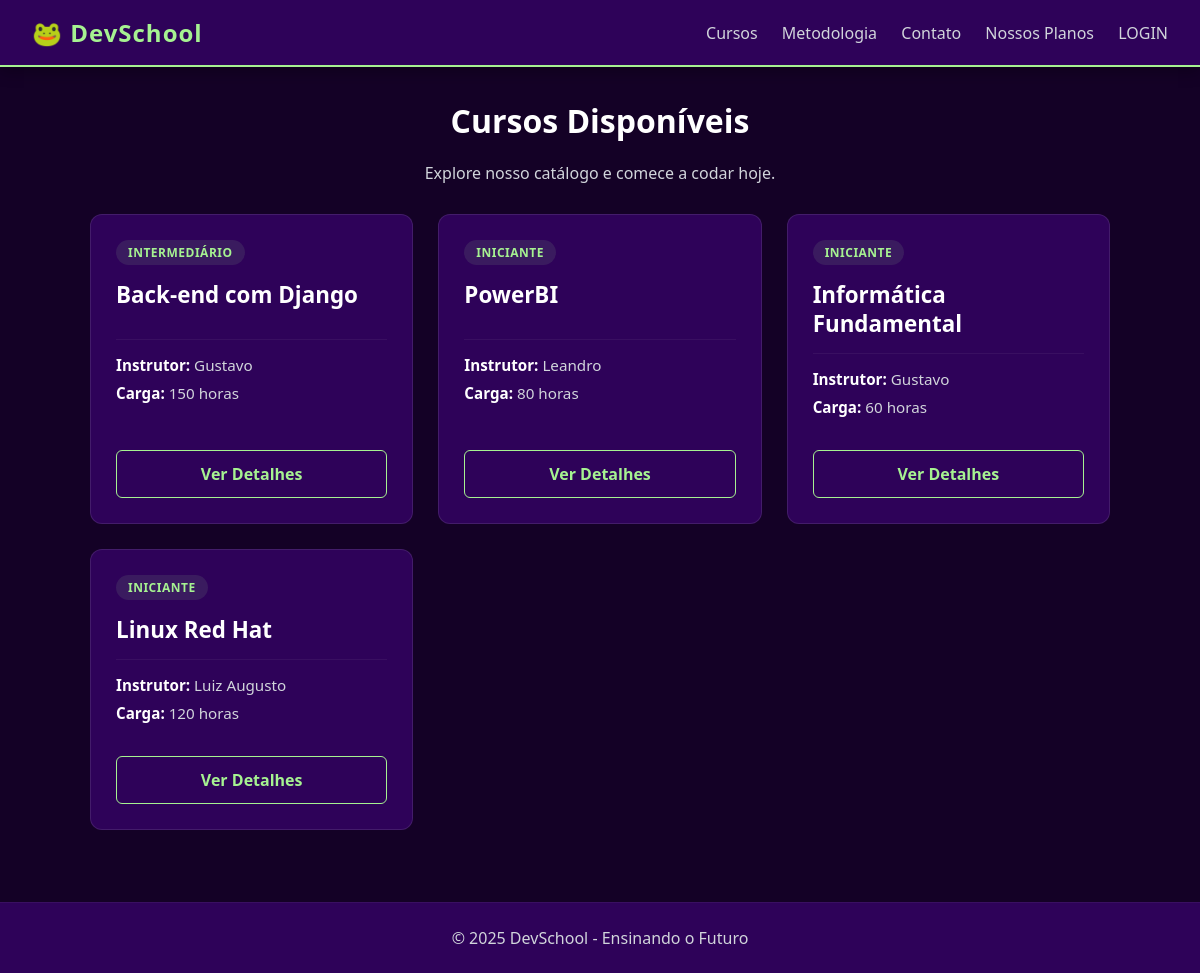
The page / on the database its author committed.
### app/models.py (models this page shows, shortened)
class Curso(models.Model):
    nome = models.CharField(max_length=200)
    instrutor = models.CharField(max_length=100)
    carga_horaria = models.IntegerField()
    NIVEL_CHOICES = [
        ('Iniciante', 'Iniciante'),
        ('Intermediário', 'Intermediário'),
        ('Avançado', 'Avançado'),
    ]
    nivel = models.CharField(max_length=50, choices=NIVEL_CHOICES, default='Iniciante')
    descricao = models.CharField(max_length=1000, default ='')

### app/views.py (the view)
# urls.py: path('', views.home_view, name='home'),
def home_view(request):
    todos_os_cursos = Curso.objects.all()
    context = {
        'instrutor': 'Gustavo',
        'logado': request.user.is_authenticated,
        'cursos': todos_os_cursos  # 3. Passar dados reais
    }
    return render(request, 'home.html', context)

### app/templates/home.html (shortened to what this page needs)
{% extends 'base.html' %}
{% block conteudo %}
<div class="container">
    <div class="text-center mb-30">
        <h1 style="color: var(--text-main);">Cursos Disponíveis</h1>
        <p style="color: var(--text-secondary);">Explore nosso catálogo e comece a codar hoje.</p>
    </div>
    <div class="courses-container">
        {% for curso in cursos %}
        <div class="course-card" style="position: relative;">
            <div class="course-header">
                <span class="badge-level">{{ curso.nivel }}</span>
                <h3 class="course-title">{{ curso.nome }}</h3>
            </div>
            <div class="course-info">
                <p><strong>Instrutor:</strong> {{ curso.instrutor }}</p>
                <p><strong>Carga:</strong> {{ curso.carga_horaria }} horas</p>
            </div>
            <a href="{% url 'curso_detalhe' curso.pk %}" class="btn-course">
                Ver Detalhes
            </a>
        </div>
        {% empty %}
        <p style="color: var(--text-secondary);">Nenhum curso disponível no momento.</p>
        {% endfor %}
    </div>
</div>
{% endblock %}

### app/templates/base.html (shortened to what this page needs)
<!DOCTYPE html>
<html lang="pt-BR">
<head>
    {% load static %}
    <link rel="stylesheet" href="{% static 'style.css' %}">
</head>
<body>
    <header>
    <nav>
        <h2>🐸 DevSchool</h2>
        <div>
            <a href="/">Cursos</a>
            <a href="/metodologia">Metodologia</a>
            <a href="/contato">Contato</a>
            <a href="/assinaturas">Nossos Planos</a>
            {% if user.is_authenticated %} <span style="margin-left: 15px; font-size: 0.9em; color: #bdc3c7;">
                    Bem vindo, {{ user.username }}
                </span>
            {% else %}
                <a href="{% url 'login' %}">LOGIN</a>
            {% endif %}
        </div>
    </nav>
    </header>
    <main>
    <div class="container">
        {% block conteudo %}
        {% endblock %}
    </div>
    </main>
    <footer>© 2025 DevSchool - Ensinando o Futuro</footer>
</body>
</html>

### app/static/style.css (style rules this page uses)
:root { --background-color: #140126; --primary-surface: #2E0259; --accent-color: #A6F291; --contrast-text: #022601; --text-main: #ffffff; --text-secondary: #d1d5db; }
* { margin: 0; padding: 0; box-sizing: border-box; }
body { font-family: 'Segoe UI', Tahoma, Geneva, Verdana, sans-serif; background-color: var(--background-color); color: var(--text-main); display: flex; flex-direction: column; min-height: 100vh; }
nav { background-color: var(--primary-surface); padding: 1rem 2rem; display: flex; justify-content: space-between; align-items: center; border-bottom: 2px solid var(--accent-color); box-shadow: 0 4px 15px rgba(0,0,0,0.3); }
nav h2 { font-size: 1.5rem; font-weight: bold; letter-spacing: 1px; color: var(--accent-color); }
nav a { color: var(--text-secondary); text-decoration: none; margin-left: 20px; font-weight: 500; transition: color 0.3s; }
.container { max-width: 1100px; margin: 2rem auto; padding: 0 20px; flex: 1; width: 100%; }
footer { background-color: var(--primary-surface); color: var(--text-secondary); text-align: center; padding: 1.5rem; margin-top: auto; border-top: 1px solid rgba(255,255,255,0.05); }
h1, h3 { color: var(--text-main); margin-bottom: 20px; }
.text-center { text-align: center; }
.mb-30 { margin-bottom: 30px; }
.courses-container { display: grid; grid-template-columns: repeat(auto-fit, minmax(300px, 1fr)); gap: 25px; margin-top: 30px; padding-bottom: 40px; }
.course-card { background-color: var(--primary-surface); border: 1px solid rgba(255, 255, 255, 0.1); border-radius: 12px; padding: 25px; display: flex; flex-direction: column; justify-content: space-between; transition: transform 0.3s, border-color 0.3s, box-shadow 0.3s; height: 100%; }
.badge-level { display: inline-block; background-color: rgba(166, 242, 145, 0.1); color: var(--accent-color); font-size: 0.75rem; font-weight: bold; padding: 4px 12px; border-radius: 20px; text-transform: uppercase; letter-spacing: 0.5px; margin-bottom: 15px; }
.course-title { color: var(--text-main); font-size: 1.4rem; margin-bottom: 15px; line-height: 1.3; }
.course-info { margin-bottom: 25px; border-top: 1px solid rgba(255, 255, 255, 0.05); padding-top: 15px; }
.course-info p { color: var(--text-secondary); font-size: 0.95rem; margin-bottom: 8px; }
.course-info strong { color: var(--text-main); }
.btn-course { display: block; width: 100%; text-align: center; padding: 12px; border-radius: 6px; text-decoration: none; font-weight: bold; background: transparent; border: 1px solid var(--accent-color); color: var(--accent-color); transition: all 0.2s; }
:root { --danger-color: #ef4444; --danger-hover: #dc2626; }

### rows shown on the page
Curso: nivel "INTERMEDIÁRIO", nome "Back-end com Django", instrutor "Gustavo", carga_horaria "150"
Curso: nivel "INICIANTE", nome "PowerBI", instrutor "Leandro", carga_horaria "80"
Curso: nivel "INICIANTE", nome "Informática Fundamental", instrutor "Gustavo", carga_horaria "60"
Curso: nivel "INICIANTE", nome "Linux Red Hat", instrutor "Luiz Augusto", carga_horaria "120"
